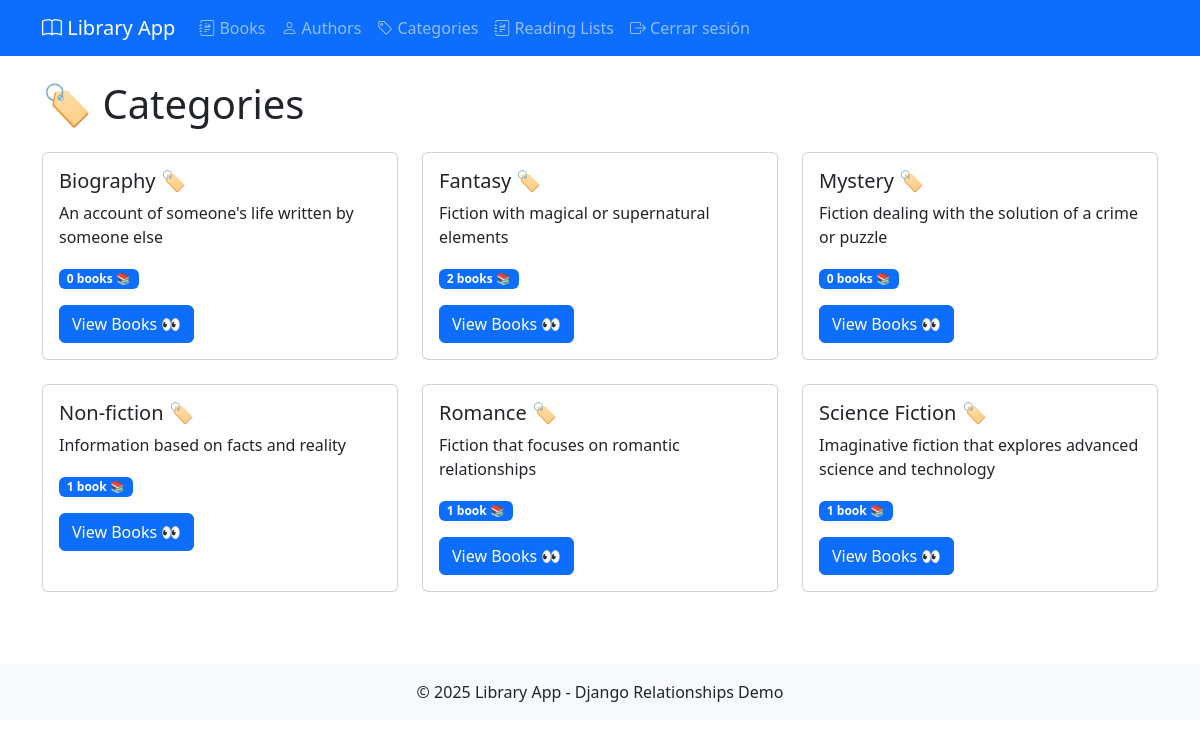
Screenshot of /categories/ (signed in) with the database file from the repository.
### library/models.py (models this page shows, shortened)
class Category(models.Model):
    name = models.CharField(max_length=50)
    description = models.TextField(blank=True)
    slug = models.SlugField(unique=True)
    class Meta:
        verbose_name_plural = "categories"

### library/views.py (the view)
# urls.py: path('categories/', views.category_list, name='category_list'),  # 🏷️ Categories list
@login_required
def category_list(request):
    categories = Category.objects.annotate(book_count=Count('books')).order_by('name')
    return render(request, 'library/category_list.html', {'categories': categories})

### library/templates/library/category_list.html (shortened to what this page needs)
{% extends 'base.html' %}
{% block content %}
<h1 class="mb-4">🏷️ Categories</h1>
<div class="row">
    {% for category in categories %}
        <div class="col-md-4 mb-4">
            <div class="card h-100">
                <div class="card-body">
                    <h5 class="card-title">{{ category.name }} 🏷️</h5>
                    <p class="card-text">{{ category.description|truncatechars:100 }}</p>
                    <p class="card-text">
                        <span class="badge bg-primary">{{ category.book_count }} book{{ category.book_count|pluralize }} 📚</span>
                    </p>
                    <a href="{% url 'category_detail' category.slug %}" class="btn btn-primary">View Books 👀</a>
                </div>
            </div>
        </div>
    {% empty %}
        <div class="col-12">
            <div class="alert alert-info">
                <i class="bi bi-info-circle"></i> No categories available yet. 📭
            </div>
        </div>
    {% endfor %}
</div>
{% endblock %}

### rows the page displays
Category: name "Biography", description "An account of someone's life written by someone else", book_count "0"
Category: name "Fantasy", description "Fiction with magical or supernatural elements", book_count "2"
Category: name "Mystery", description "Fiction dealing with the solution of a crime or puzzle", book_count "0"
Category: name "Non-fiction", description "Information based on facts and reality", book_count "1"
Category: name "Romance", description "Fiction that focuses on romantic relationships", book_count "1"
Category: name "Science Fiction", description "Imaginative fiction that explores advanced science and technology", book_count "1"
